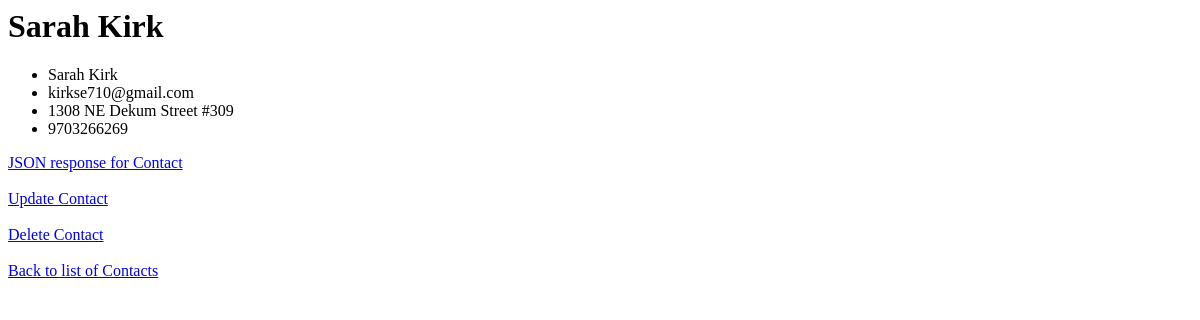
Page /contact_api/1/ on the earlier database version.
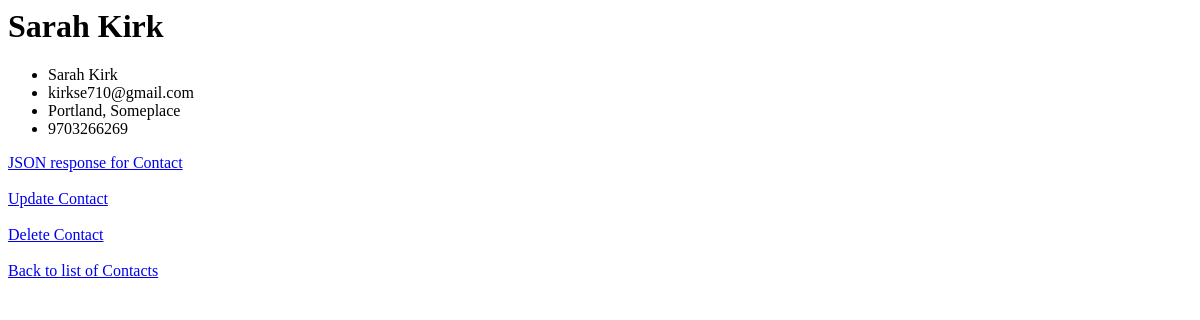
Same page on the later database version.
### contact_api/models.py (models this page shows)
class Contact(models.Model):
    full_name = models.CharField(max_length=50)
    email = models.CharField(max_length=100)
    address = models.CharField(max_length=200)
    phone = models.CharField(max_length=15)
    def __str__(self):
        return self.full_name

### contact_api/views.py (the view)
# urls.py: path('<int:contact_id>/', views.show, name='show'),
def show(request, contact_id):
    contact = get_object_or_404(Contact, pk=contact_id)
    return render(request, 'contact_api/show.html', {'contact': contact})

### contact_api/templates/contact_api/show.html
<h1>{{ contact }}</h1>
<ul>
    <li>{{ contact.full_name }}</li>
    <li>{{ contact.email }}</li>
    <li>{{ contact.address }}</li>
    <li>{{ contact.phone }}</li>
</ul>
<a href="{% url 'contact_api:get_a_contact' contact.id %}">JSON response for Contact</a><br><br>
<a href="{% url 'contact_api:update' contact.id %}">Update Contact</a><br><br>
<a href="{% url 'contact_api:delete' contact.id %}">Delete Contact</a><br><br>
<a href="{% url 'contact_api:index' %}">Back to list of Contacts</a>

Differences in the rows shown:
changed Contact "Sarah Kirk": address "1308 NE Dekum Street #309" → "Portland, Someplace"
